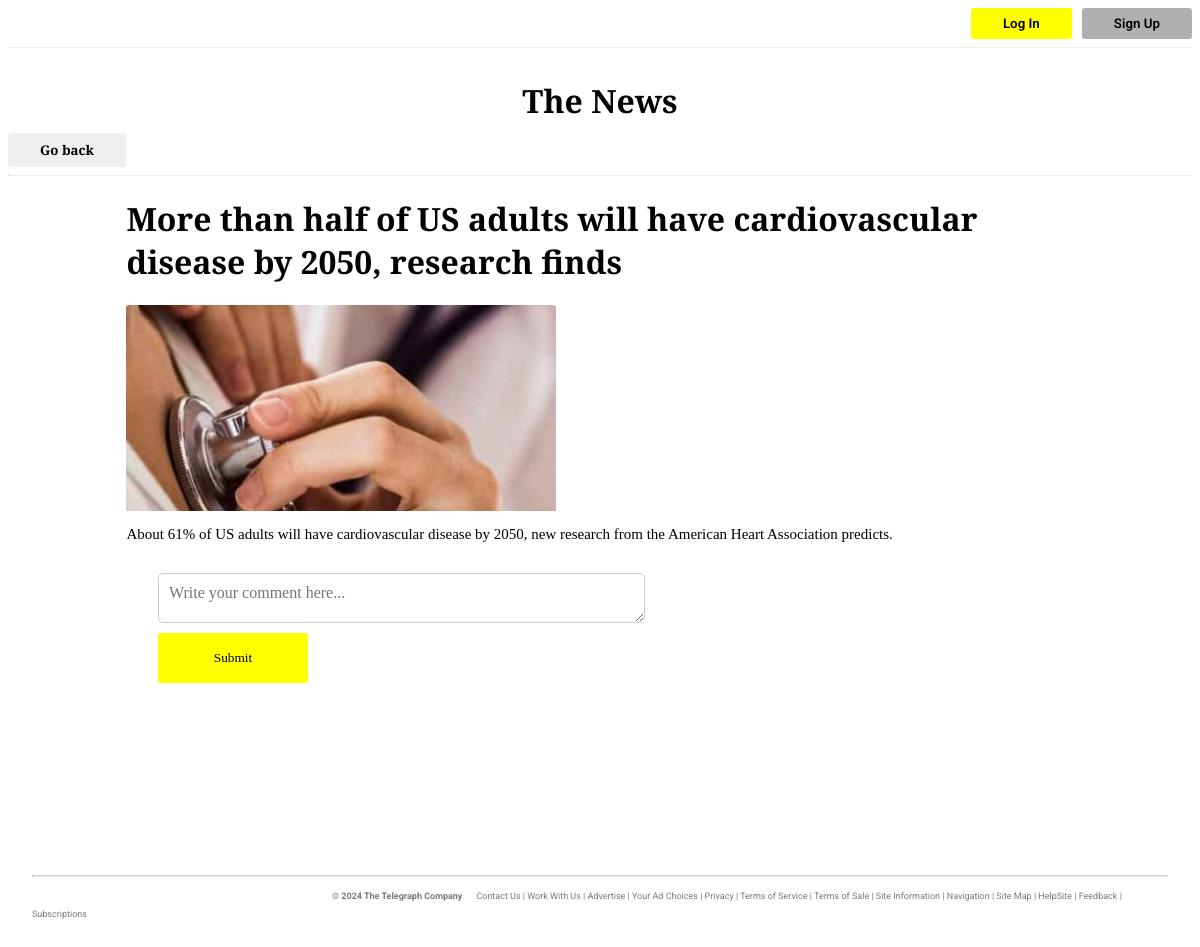
Page /?cardId=15 on the committed database.
### tables this page shows
CREATE TABLE `news` (
  `id` int(4) NOT NULL,
  `img` varchar(250) NOT NULL,
  `title` varchar(250) NOT NULL,
  `description` text NOT NULL,
  `fullStory` text DEFAULT NULL
);

### news.php (the view, shortened to what this page needs)
<div class="header">
    <H1 style="font-family: Bitter; font-weight:bold">The News</H1>
</div>
<a href="?cardId="><button class="go">Go back</button></a>
<hr style="border-top: 1px rgb(106, 105, 105);">
<?php
    $id=$_SESSION["cardId"];
    $news=mysqli_fetch_all(mysqli_query($conn,  "SELECT  img, title, description,fullStory,id FROM news where id=$id" ));
?>
<div class="image-container">
    <h1 style="font-family:bitter"><?=$news[0][1]?></h1>
    <img src="pics/<?=$news[0][0]?>" alt="">
    <p style="font-family:bitter; font-size:15px"><?=$news[0][2]?></p>
</div>
<?php
    include "comment.php";
?>

### styles/style.css (style rules this page uses)
.header { display: flex; margin-top: 10px; height: 75px; background-color: white; justify-content: center; align-content: center; }
img { border-radius: 3px 3px 0 0; width: 430px; height: auto; object-fit: fill; }
a { text-decoration: none; color: inherit; }
.image-container { margin: 20px auto; width: 80%; }
.image-container img { display: block; }
.image-container h1, .image-container p { font-family: 'Bitter', serif; }
.go { border-radius: 3px; border: none; font-weight: 600; padding: 8px 32px; font-family: bitter; cursor: pointer; }

### rows in the picture
news: title "More than half of US adults will have cardiovascular disease by 2050, research finds", img (picture), description "About 61% of US adults will have cardiovascular disease by 2050, new research from the American Heart Association predicts."
